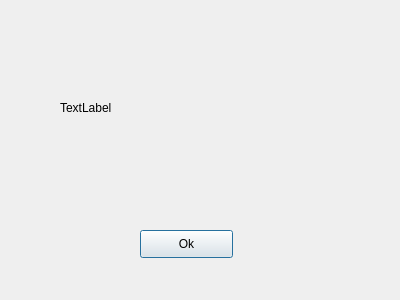
<?xml version="1.0" encoding="UTF-8"?>
<ui version="4.0">
 <class>DialogInfo</class>
 <widget class="QDialog" name="DialogInfo">
  <property name="geometry">
   <rect>
    <x>0</x>
    <y>0</y>
    <width>400</width>
    <height>300</height>
   </rect>
  </property>
  <property name="windowTitle">
   <string>Dialog</string>
  </property>
  <widget class="QLabel" name="label">
   <property name="geometry">
    <rect>
     <x>60</x>
     <y>100</y>
     <width>55</width>
     <height>16</height>
    </rect>
   </property>
   <property name="text">
    <string>TextLabel</string>
   </property>
  </widget>
  <widget class="QPushButton" name="pushButton">
   <property name="geometry">
    <rect>
     <x>140</x>
     <y>230</y>
     <width>93</width>
     <height>28</height>
    </rect>
   </property>
   <property name="text">
    <string>Ok</string>
   </property>
  </widget>
 </widget>
 <resources/>
 <connections/>
</ui>
